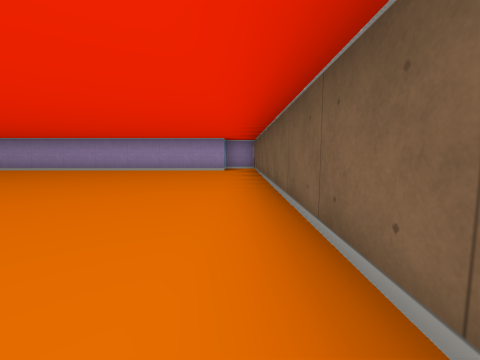
[1] (above)

16 first-person views from a walk through a cub3D level. The camera is about half as high as the walls, tilts 6° down and sees 90° across. The floor is counted in squares. Each view is taken from the middle of a square. On the plan, view 1 faces up. The plan holds only what a view shows up to about 9 squares ahead; the rest is blank.

[2]
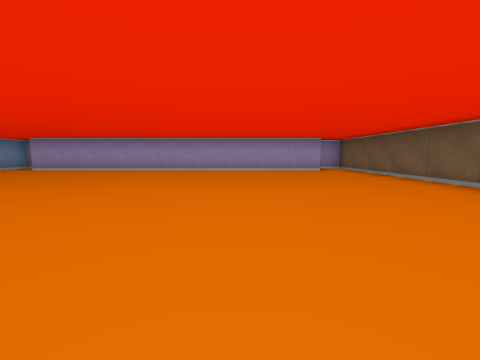

[3]
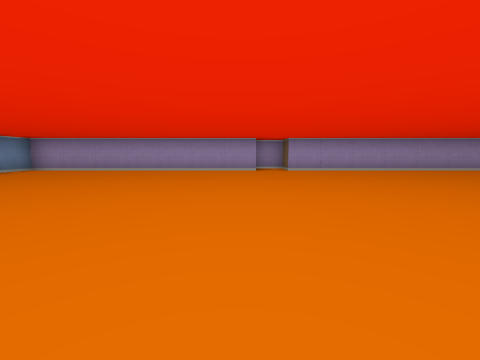

[4]
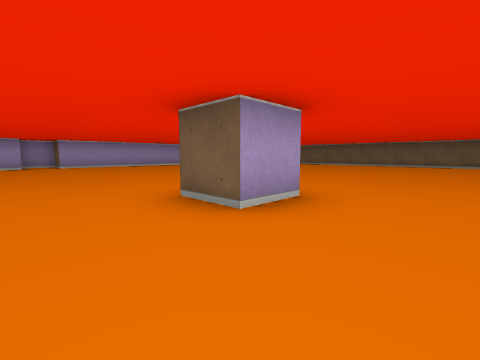

[5]
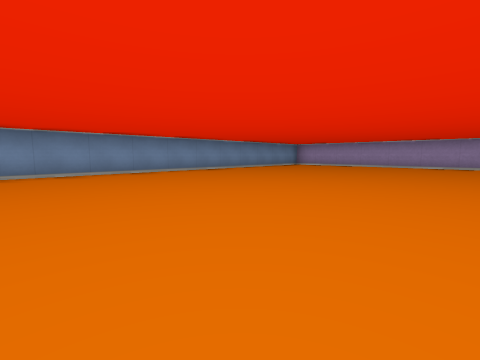

[6]
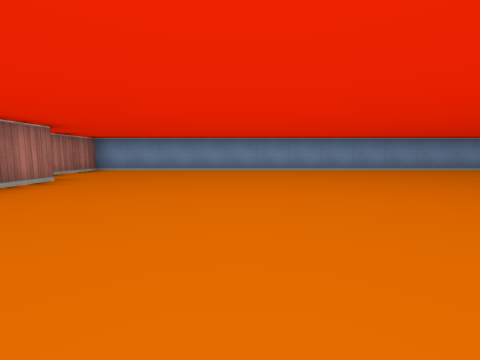

[7]
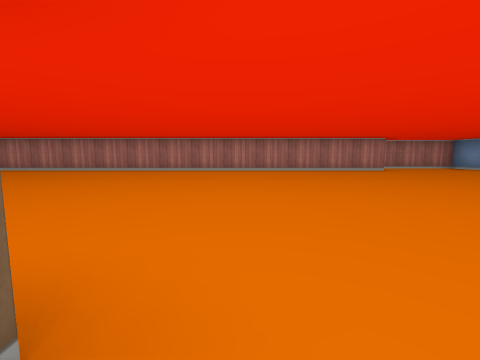

[8]
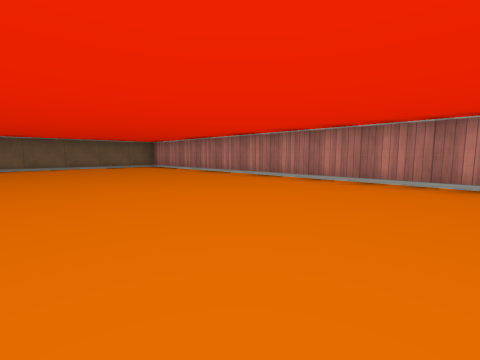

[9]
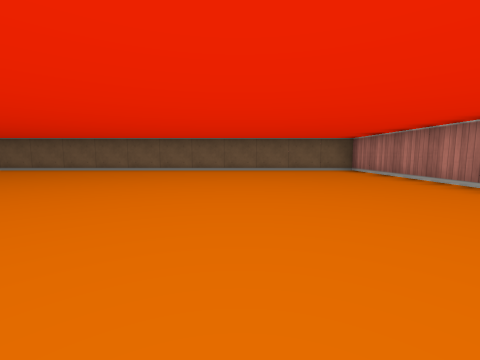

[10]
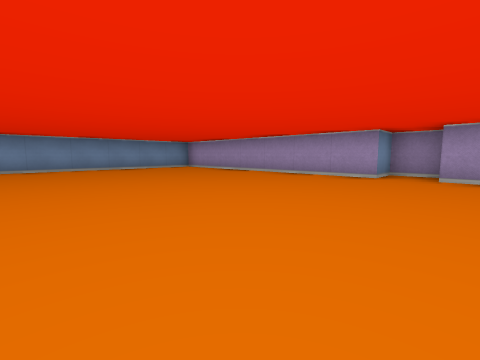

[11]
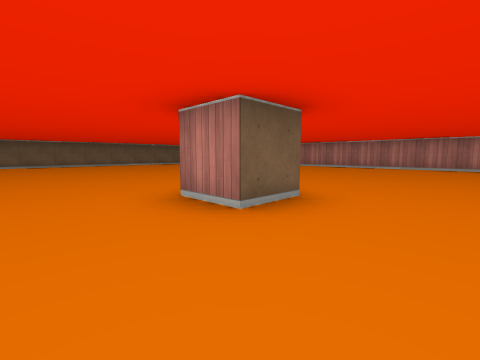

[12]
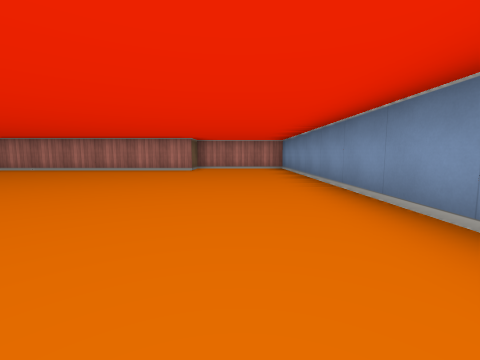

[13]
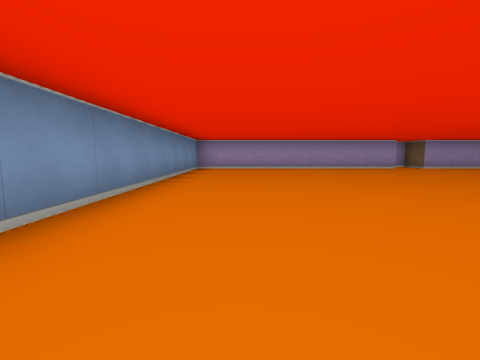

[14]
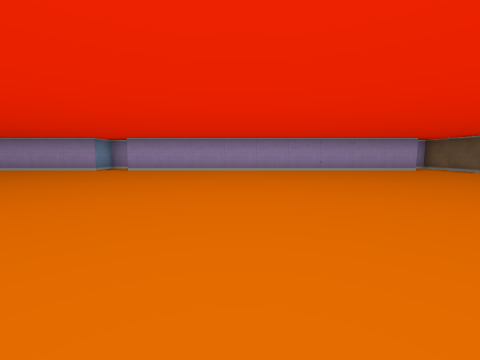

[15]
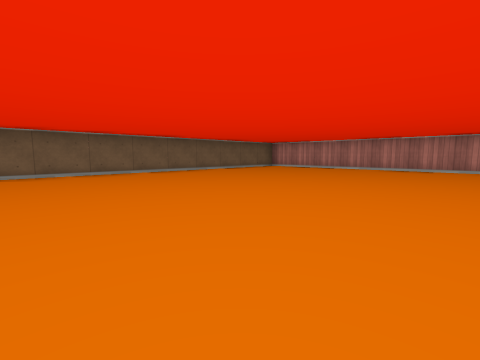

[16]
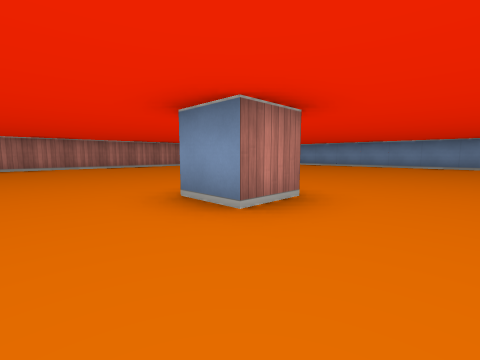

### Floor plan
Points are (right, up) in squares from view 1. A wall is a line through its corners. A room is listed if a view was taken in it or the views show most of it. See-through windows are left out.
Room 1 (views 1, 2, 3, 4, 5, 6, 7, 8, 9, 10, 11, 12, 13, 14, 15, 16)
walls: (-9.5, -0.5) (-8.5, -0.5) (-8.5, -1.5) (-9.5, -1.5) (-9.5, -0.5); (-9.5, 7.5) (-9.5, 8.5) (-10.5, 8.5) (-10.5, 7.5) (-17.5, 7.5) (-17.5, -9.5) (-14.5, -9.5) (-14.5, -8.5) (0.5, -8.5) (0.5, 8.5) (-0.5, 8.5) (-0.5, 7.5) (-9.5, 7.5)

Positions as (right, up) in squares from view 1, and headings:
1: (0, 0), facing up
2: (-3, 0), facing up
3: (-11, 0), facing up
4: (-11, -3), facing up-right
5: (-11, -3), facing up-left
6: (-10, -5), facing left
7: (-10, -1), facing down
8: (-9, -4), facing down-right
9: (-7, -5), facing right
10: (-9, 2), facing up-left
11: (-11, 1), facing down-right
12: (-16, -1), facing down
13: (-16, -1), facing up
14: (-6, 0), facing up
15: (-6, 0), facing down-right
16: (-7, 1), facing down-left
